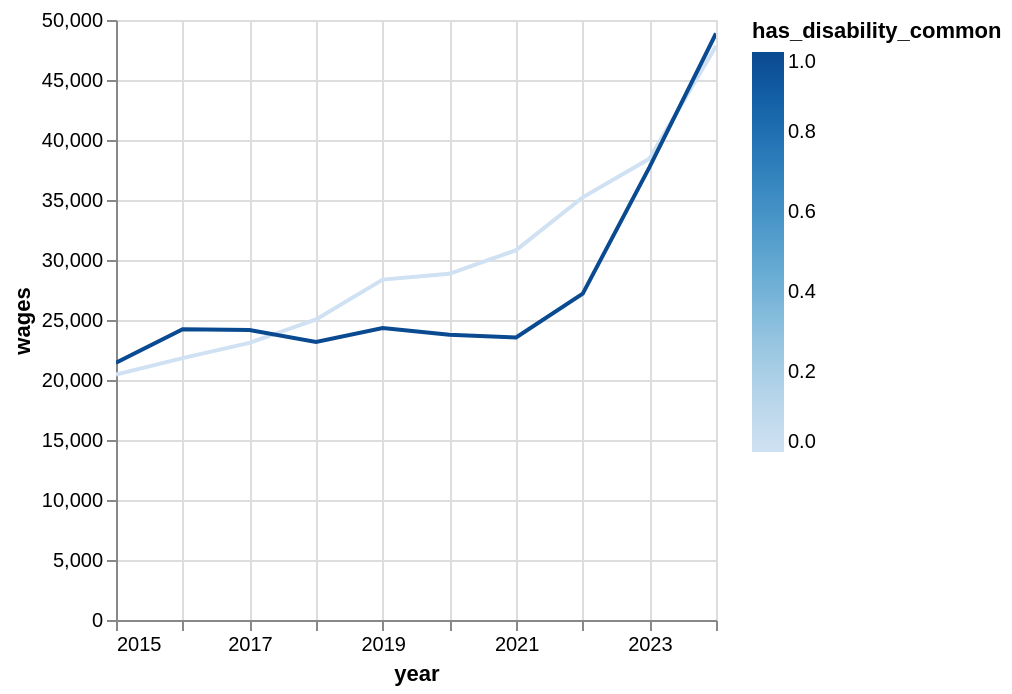

Notebook code for this chart:
### Code cell
(
    panel_common_2019_2020
        #.filter((pl.col('is_employed_no_disablity') == 1)|(pl.col('is_employed_has_disablity') == 1))
        #.filter(pl.col('h7_2').is_in(['October', 'November', 'December']))
        .filter(pl.col('idind').is_in(working_statuses_1['idind'].implode()))
        .with_columns(pl.col('year').cast(pl.Int32).cast(pl.String).str.to_date("%Y"))
        .group_by(['year', 'has_disability_common']).agg(pl.col('wages').mean())
).plot.line(x='year', y='wages', color='has_disability_common')

### Figure 1 — Vega specification as saved in the notebook (floating-point values rounded to 4 significant figures)
{"$schema": "https://vega.github.io/schema/vega/v6.json", "data": [{"name": "param_1e9efca18e7a2868_store"}, {"name": "source_0", "values": [{"year": "2018-01-01T00:00:00.000", "has_disability_common": 0, "wages": 25050.0}, {"year": "2016-01-01T00:00:00.000", "has_disability_common": 0, "wages": 21830.0}, {"year": "2024-01-01T00:00:00.000", "has_disability_common": 1, "wages": 48880.0}, {"year": "2021-01-01T00:00:00.000", "has_disability_common": 0, "wages": 30820.0}, {"year": "2024-01-01T00:00:00.000", "has_disability_common": 0, "wages": 47830.0}, {"year": "2015-01-01T00:00:00.000", "has_disability_common": 0, "wages": 20440.0}, {"year": "2021-01-01T00:00:00.000", "has_disability_common": 1, "wages": 23540.0}, {"year": "2016-01-01T00:00:00.000", "has_disability_common": 1, "wages": 24240.0}, {"year": "2020-01-01T00:00:00.000", "has_disability_common": 0, "wages": 28850.0}, {"year": "2017-01-01T00:00:00.000", "has_disability_common": 0, "wages": 23090.0}, {"year": "2015-01-01T00:00:00.000", "has_disability_common": 1, "wages": 21440.0}, {"year": "2023-01-01T00:00:00.000", "has_disability_common": 0, "wages": 38440.0}, {"year": "2019-01-01T00:00:00.000", "has_disability_common": 0, "wages": 28370.0}, {"year": "2019-01-01T00:00:00.000", "has_disability_common": 1, "wages": 24320.0}, {"year": "2020-01-01T00:00:00.000", "has_disability_common": 1, "wages": 23770.0}, {"year": "2023-01-01T00:00:00.000", "has_disability_common": 1, "wages": 37720.0}, {"year": "2022-01-01T00:00:00.000", "has_disability_common": 0, "wages": 35230.0}, {"year": "2022-01-01T00:00:00.000", "has_disability_common": 1, "wages": 27190.0}, {"year": "2017-01-01T00:00:00.000", "has_disability_common": 1, "wages": 24160.0}, {"year": "2018-01-01T00:00:00.000", "has_disability_common": 1, "wages": 23180.0}], "transform": [{"type": "formula", "expr": "toDate(datum['year'])", "as": "year"}]}, {"name": "source_0_y_domain_wages", "values": [{"min": 20440.0, "max": 48880.0}]}, {"name": "source_0_color_domain_has_disability_common", "values": [{"min": 0, "max": 1}]}], "signals": [{"name": "unit", "value": {}, "on": [{"events": "pointermove", "update": "isTuple(group()) ? group() : unit"}]}, {"name": "param_1e9efca18e7a2868", "update": "vlSelectionResolve(\"param_1e9efca18e7a2868_store\", \"union\")"}, {"name": "param_1e9efca18e7a2868_year", "on": [{"events": [{"source": "view", "type": "dblclick"}], "update": "null"}, {"events": {"signal": "param_1e9efca18e7a2868_translate_delta"}, "update": "panLinear(param_1e9efca18e7a2868_translate_anchor.extent_x, -param_1e9efca18e7a2868_translate_delta.x / width)"}, {"events": {"signal": "param_1e9efca18e7a2868_zoom_delta"}, "update": "zoomLinear(domain(\"x\"), param_1e9efca18e7a2868_zoom_anchor.x, param_1e9efca18e7a2868_zoom_delta)"}]}, {"name": "param_1e9efca18e7a2868_wages", "on": [{"events": [{"source": "view", "type": "dblclick"}], "update": "null"}, {"events": {"signal": "param_1e9efca18e7a2868_translate_delta"}, "update": "panLinear(param_1e9efca18e7a2868_translate_anchor.extent_y, param_1e9efca18e7a2868_translate_delta.y / height)"}, {"events": {"signal": "param_1e9efca18e7a2868_zoom_delta"}, "update": "zoomLinear(domain(\"y\"), param_1e9efca18e7a2868_zoom_anchor.y, param_1e9efca18e7a2868_zoom_delta)"}]}, {"name": "param_1e9efca18e7a2868_tuple", "on": [{"events": [{"signal": "param_1e9efca18e7a2868_year || param_1e9efca18e7a2868_wages"}], "update": "param_1e9efca18e7a2868_year && param_1e9efca18e7a2868_wages ? {unit: \"\", fields: param_1e9efca18e7a2868_tuple_fields, values: [param_1e9efca18e7a2868_year,param_1e9efca18e7a2868_wages]} : null"}]}, {"name": "param_1e9efca18e7a2868_tuple_fields", "value": [{"field": "year", "channel": "x", "type": "R"}, {"field": "wages", "channel": "y", "type": "R"}]}, {"name": "param_1e9efca18e7a2868_translate_anchor", "value": {}, "on": [{"events": [{"source": "scope", "type": "pointerdown"}], "update": "{x: x(unit), y: y(unit), extent_x: domain(\"x\"), extent_y: domain(\"y\")}"}]}, {"name": "param_1e9efca18e7a2868_translate_delta", "value": {}, "on": [{"events": [{"source": "window", "between": [{"source": "scope", "type": "pointerdown"}, {"source": "window", "type": "pointerup"}], "type": "pointermove", "consume": true}], "update": "{x: param_1e9efca18e7a2868_translate_anchor.x - x(unit), y: param_1e9efca18e7a2868_translate_anchor.y - y(unit)}"}]}, {"name": "param_1e9efca18e7a2868_zoom_anchor", "on": [{"events": [{"source": "scope", "type": "wheel", "consume": true}], "update": "{x: invert(\"x\", x(unit)), y: invert(\"y\", y(unit))}"}]}, {"name": "param_1e9efca18e7a2868_zoom_delta", "on": [{"events": [{"source": "scope", "consume": true, "type": "wheel"}], "update": "pow(1.001, event.deltaY * pow(16, event.deltaMode))", "force": true}]}, {"name": "param_1e9efca18e7a2868_modify", "on": [{"events": {"signal": "param_1e9efca18e7a2868_tuple"}, "update": "modify(\"param_1e9efca18e7a2868_store\", param_1e9efca18e7a2868_tuple, true)"}]}], "marks": [{"type": "group", "name": "pathgroup", "from": {"facet": {"data": "source_0", "name": "faceted_path_main", "groupby": ["has_disability_common"]}}, "encode": {"update": {"height": {"field": {"signal": null, "datum": null, "group": "height", "parent": null}}, "width": {"field": {"signal": null, "datum": null, "group": "width", "parent": null}}}}, "marks": [{"type": "line", "name": "marks", "from": {"data": "faceted_path_main"}, "sort": {"field": "x"}, "encode": {"update": {"x": {"field": "year", "scale": "x"}, "stroke": {"field": "has_disability_common", "scale": "color"}, "tooltip": {"signal": "{\"year\": timeFormat(datum[\"year\"], \"%b %d, %Y\"), \"wages\": format(datum[\"wages\"], \"\"), \"has_disability_common\": format(datum[\"has_disability_common\"], \"\")}"}, "defined": {"signal": "isValid(datum[\"year\"]) && isFinite(+datum[\"year\"]) && isValid(datum[\"wages\"]) && isFinite(+datum[\"wages\"]) && isValid(datum[\"has_disability_common\"]) && isFinite(+datum[\"has_disability_common\"])"}, "y": {"field": "wages", "scale": "y"}}}, "style": ["line"], "clip": true, "interactive": true}]}], "scales": [{"name": "x", "type": "time", "domain": {"data": "source_0", "field": "year"}, "range": [0, {"signal": "width"}], "domainRaw": {"signal": "param_1e9efca18e7a2868[\"year\"]"}}, {"name": "y", "type": "linear", "domain": [{"signal": "(data(\"source_0_y_domain_wages\")[0] || {}).min"}, {"signal": "(data(\"source_0_y_domain_wages\")[0] || {}).max"}], "range": [{"signal": "height"}, 0], "zero": true, "nice": true, "domainRaw": {"signal": "param_1e9efca18e7a2868[\"wages\"]"}}, {"name": "color", "type": "linear", "domain": [{"signal": "(data(\"source_0_color_domain_has_disability_common\")[0] || {}).min"}, {"signal": "(data(\"source_0_color_domain_has_disability_common\")[0] || {}).max"}], "range": "ramp", "zero": false, "interpolate": "hcl"}], "axes": [{"scale": "x", "orient": "bottom", "tickCount": {"signal": "ceil(width/40)"}, "maxExtent": 0, "aria": false, "ticks": false, "gridScale": "y", "zindex": 0, "minExtent": 0, "domain": false, "labels": false, "grid": true}, {"scale": "y", "tickCount": {"signal": "ceil(height/40)"}, "maxExtent": 0, "minExtent": 0, "ticks": false, "labels": false, "domain": false, "zindex": 0, "orient": "left", "aria": false, "gridScale": "x", "grid": true}, {"scale": "x", "zindex": 0, "labelFlush": true, "title": "year", "labelOverlap": true, "tickCount": {"signal": "ceil(width/40)"}, "orient": "bottom", "grid": false}, {"scale": "y", "title": "wages", "orient": "left", "grid": false, "labelOverlap": true, "tickCount": {"signal": "ceil(height/40)"}, "zindex": 0}], "width": 300, "background": "white", "height": 300, "legends": [{"stroke": "color", "gradientLength": {"signal": "clamp(height, 64, 200)"}, "title": "has_disability_common"}], "style": "cell", "padding": 5}
